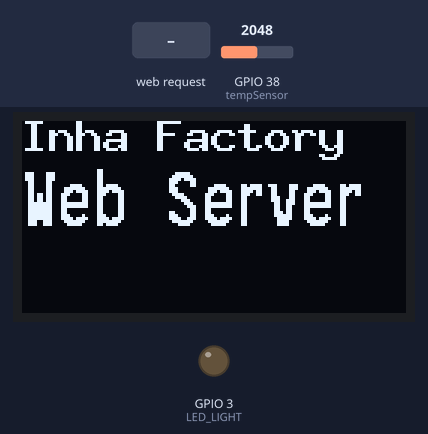
Simulated run of this sketch. Board: ESP32. Parts: 128×64 one-colour display, output pins drawn as LEDs (lit = HIGH). The inputs (shaded band) are chosen by the test bench; at power-on: GPIO 38 (tempSensor) = 2048. WiFi joins after 1.5 s; servers stay silent unless stated; what the sketch prints to the serial monitor is not drawn.

Above: at 2.7 s.
2.8 s: HTTP request GET / received
4.3 s: HTTP request GET /ControlAC received
5.8 s: HTTP request GET /ControlAC received
At 6.6 s:
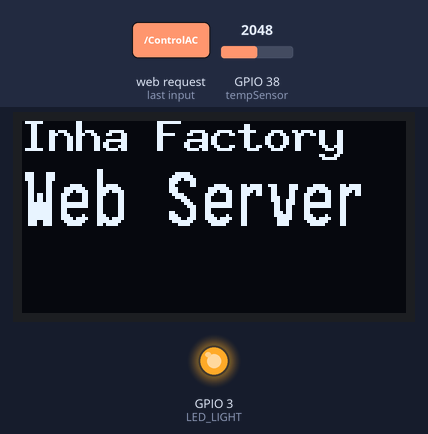
Timing chart, 0 to 8.8 s (numbered marks = the images above; inputs shaded):
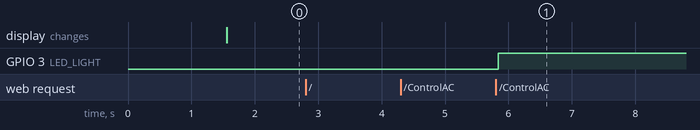

Measured:
- after the input at 2.8 s, every drawn part: stays the same
- after the input at 4.3 s, every drawn part: stays the same
- after the input at 5.8 s, GPIO 3 (LED_LIGHT): LOW → HIGH at once

The sketch:

webserver.ino
```cpp
#include <WiFi.h>
#include <WiFiClient.h>
#include <WebServer.h>
#include <HTTPClient.h>
#include "oled_u8g2.h" // oled display
#include <ArduinoJson.h>
// arduino server
const char *ssid = "KT_GiGA_2G_Wave2_7827";
const char *password = "hee0325454570";

// spring serve
// your server address
String springServerAddress = "http://172.30.1.88:8080";
// HTTPClient object to connect Spring server
HTTPClient client;
OLED_U8G2 oled;       // create oled object
WebServer server(80); // create WebServer object, port
int current_aircon = 0;
int tempSensor = A2; // temperature sensor
// formula
int Vo;
int LED_LIGHT = D2;
bool AC_status = false;
int currentTime;
double R1 = 10000;
double logR2, R2, T, Tc;
double c1 = 1.009249522e-03, c2 = 2.378405444e-04, c3 = 2.019202697e-07;
double Tf = 0;

void setup(void)
{
  Serial.begin(115200); // ESP32 baud rate
  oled.setup();
  WiFi.mode(WIFI_STA);
  WiFi.begin(ssid, password);
  Serial.println("");
  while (WiFi.status() != WL_CONNECTED)
  { // wait for connection
    delay(500);
    Serial.print("-> ");
  }
  Serial.println("");
  Serial.print("Connected to ");
  Serial.println(ssid);
  Serial.print("IP addr: ");
  Serial.println(WiFi.localIP()); // print assigned ip address

  server.on("/", handleRootEvent);               // root, event handling function
  server.on("/ControlAC", controlAirconditoner); // airconditionalController
  server.begin();
  Serial.println("Web server started!");
  currentTime = millis();
  pinMode(LED_LIGHT, OUTPUT);
}

void loop(void)
{
  oled.setLine(1, "Inha Factory");
  oled.setLine(2, "Web Server");
  oled.display();
  calcTempCelsius();
  server.handleClient(); // clients process
  sendTemperature();
  delay(100);
}

void handleRootEvent()
{
  Serial.print("main page from ");

  String clientIP = server.client().remoteIP().toString(); // client's ip addr.

  // 192.168.15.245 clientIP
  int octet1, octet2, octet3, octet4;
  sscanf(clientIP.c_str(), "%d.%d.%d.%d", &octet1, &octet2, &octet3, &octet4);
  String maskedIP = String(octet1) + ".XXX.XXX." + String(octet4); // 2nd, 3rd masking

  String convertedTemp = ConvertTempToString();
  String message = "Welcome Inha SmartFactory WebServer!\n\n";
  message += "Your IP address: " + maskedIP;
  message = message + "\nTemperature: " + convertedTemp;
  server.send(200, "text/plain", message); // status code 200(OK), format, message

  Serial.println(clientIP);
  Serial.println(convertedTemp);
}

void calcTempCelsius()
{
  Vo = analogRead(tempSensor); // read from temperature sensing value
  R2 = R1 * (4095.0 / (float)Vo - 1.0);
  logR2 = log(R2);
  T = (1.0 / (c1 + c2 * logR2 + c3 * logR2 * logR2 * logR2));
  Tc = T - 273.15 + current_aircon; // celsius
}

String ConvertTempToString()
{
  Tf = (Tc * 9.0 / 5.0) + 32.0; // fahrenheit
  return String(Tc) + "C " + "(" + String(Tf) + "F)";
}

void sendTemperature()
{
  StaticJsonDocument<200> jsonBuffer;
  String jsonStr;

  if (millis() - currentTime >= 60000)
  {
    jsonBuffer["partNo"] = "PT001";
    jsonBuffer["innerTemp"] = Tc;
    jsonBuffer["outerTemp"] = Tc + 3;
    // jsonBuffer["time"] =
    client.begin(springServerAddress + "/sendData");
    client.addHeader("Content-Type", "application/json");

    serializeJson(jsonBuffer, jsonStr);
    currentTime = millis();
    int respCode = client.POST(jsonStr);

    if (respCode > 0)
    {
      String response = client.getString();
      Serial.println("서버 응답 코드 : " + (String)respCode);
      Serial.println("서버 응답: ");
      Serial.println(response);
    }
    else
    {
      Serial.print("요청 실패! HTTP 오류 코드: ");
      Serial.println(respCode);
    }
    client.end();
  }
}

void controlAirconditoner()
{
  Serial.println("AC On/Off REQ");
  server.send(200, "text/plain", "AC On/Off");
  AC_status = !AC_status;

  if (AC_status)
  {
    Serial.println("AC On");
    current_aircon = -3;
    digitalWrite(LED_LIGHT, LOW);
  }
  else
  {
    Serial.println("AC On");
    current_aircon = 0;
    digitalWrite(LED_LIGHT, HIGH);
  }
}
```

oled_u8g2.cpp
```cpp
/**********************************************************************************
 * Author : SCS
 * Date : 2018.09.30
 * Description : SSD1306 OLED Display
 * Reference: FontUsage.ino in u8g2 examples
 * Modified     : 2022.10.03 : SCS : support arduino uno with ET-Upboard
 **********************************************************************************/

#include "oled_u8g2.h"

#include <Arduino.h>

#include <U8g2lib.h>

#ifdef U8X8_HAVE_HW_SPI
#include <SPI.h>
#endif
#ifdef U8X8_HAVE_HW_I2C
#include <Wire.h>
#endif

// 2018.09.05 : SCS
// U8g2 Contructor (Frame Buffer)
#if defined(ARDUINO_AVR_UNO)
  // Slow
  U8G2_SSD1306_128X64_NONAME_F_SW_I2C u8g2(U8G2_R0, /* clock=*/ A0, /* data=*/ A1, /* reset=*/ U8X8_PIN_NONE);
#elif defined(ESP32)
  // Fast
  U8G2_SSD1306_128X64_NONAME_F_HW_I2C u8g2(U8G2_R0, /* reset=*/ U8X8_PIN_NONE);
#else
  #error "Unknown board"
#endif
// End of constructor

//=================================================================================
OLED_U8G2::OLED_U8G2()
//=================================================================================
{
	lineString[0] = "";
	lineString[1] = "";
	lineString[2] = "";
}

//=================================================================================
void OLED_U8G2::setup(void)
	//=================================================================================
{
  u8g2.begin();
  u8g2.clearBuffer();          // clear the internal memory
}

//=================================================================================
void OLED_U8G2::setLine(int line, char* buffer)
//=================================================================================
{
  if (line < 1 || line > 3) return;
  lineString[line - 1] = buffer;
}

//=================================================================================
void OLED_U8G2::display()
//=================================================================================
{
	// Clear
  u8g2.clearBuffer();          // clear the internal memory

  // First line
  u8g2.setFont(u8g2_font_9x15B_tf);

  u8g2.setCursor(0,10);
  u8g2.print(lineString[0]);

  // Second line
  u8g2.setFont(u8g2_font_logisoso18_tf );

  u8g2.setCursor(0,35);
  u8g2.print(lineString[1]);

  // Third line
  u8g2.setCursor(0,60);
  u8g2.print(lineString[2]);

  // Display
  u8g2.sendBuffer();					// transfer internal memory to the display
}

//=================================================================================
// End of Line
//=================================================================================
```

oled_u8g2.h
```cpp
/**********************************************************************************
 * Author : SCS
 * Date : 2018.09.30
 * Modified     : 2022.10.03 : SCS : support arduino uno with ET-Upboard
**********************************************************************************/

#ifndef OLED_U8G2_H
#define OLED_U8G2_H

#include <Arduino.h>

class OLED_U8G2{

private:
  char* lineString[3];

public:
	OLED_U8G2();
	void setup(void);
  void setLine(int line, char* buffer);
	void display();
};

#endif

//=================================================================================
// End of Line
//=================================================================================
```
